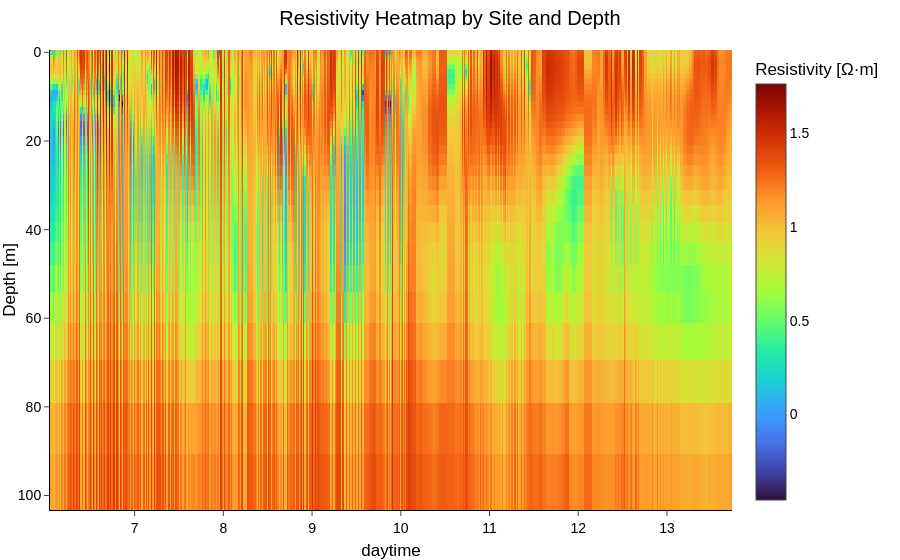

The cell this chart's notebook holds for it:
### Code cell
from panels import ModelSection

m1 = ModelSection(dataframe=sesh.models)
m1.render()

### Figure 1 — Plotly figure (JSON) as saved in the notebook; plotly's stock layout.template omitted (floating-point values rounded to 4 significant figures; data arrays with more than 128 entries replaced by an {"elided": "..."} marker saying what was removed)
{"data": [{"coloraxis": "coloraxis", "hovertemplate": "daytime: %{x}<br>Depth [m]: %{y}<br>Resistivity [Ω·m]: %{z}<extra></extra>", "name": "0", "type": "heatmap", "x": {"elided": "472 float values"}, "xaxis": "x", "y": [0.0, 1.064, 2.142, 3.235, 4.348, 5.483, 6.645, 7.841, 9.077, 10.36, 11.7, 13.11, 14.61, 16.2, 17.92, 19.78, 21.82, 24.07, 26.58, 29.39, 32.57, 36.19, 40.35, 45.15, 50.72, 57.23, 64.86, 73.84, 84.44, 97.0], "yaxis": "y", "z": {"elided": "30x472 float values"}}], "layout": {"coloraxis": {"cmax": 1.761, "cmin": -0.455, "colorbar": {"title": {"text": "Resistivity [Ω·m]"}}, "colorscale": [[0, "#30123b"], [0.07143, "#4145ab"], [0.1429, "#4675ed"], [0.2143, "#39a2fc"], [0.2857, "#1bcfd4"], [0.3571, "#24eca6"], [0.4286, "#61fc6c"], [0.5, "#a4fc3b"], [0.5714, "#d1e834"], [0.6429, "#f3c63a"], [0.7143, "#fe9b2d"], [0.7857, "#f36315"], [0.8571, "#d93806"], [0.9286, "#b11901"], [1, "#7a0402"]]}, "hovermode": "x", "legend": {"bgcolor": "rgba(255,255,255,0.8)", "x": 0.95, "xanchor": "left", "y": 0.11, "yanchor": "top"}, "title": {"text": "Resistivity Heatmap by Site and Depth"}, "xaxis": {"anchor": "y", "domain": [0, 1], "title": {"text": "daytime"}}, "yaxis": {"anchor": "x", "autorange": "reversed", "domain": [0, 1], "title": {"text": "Depth [m]"}}, "yaxis2": {"overlaying": "y", "showgrid": false, "side": "right", "title": {"standoff": 10, "text": "Misfit"}}}}
